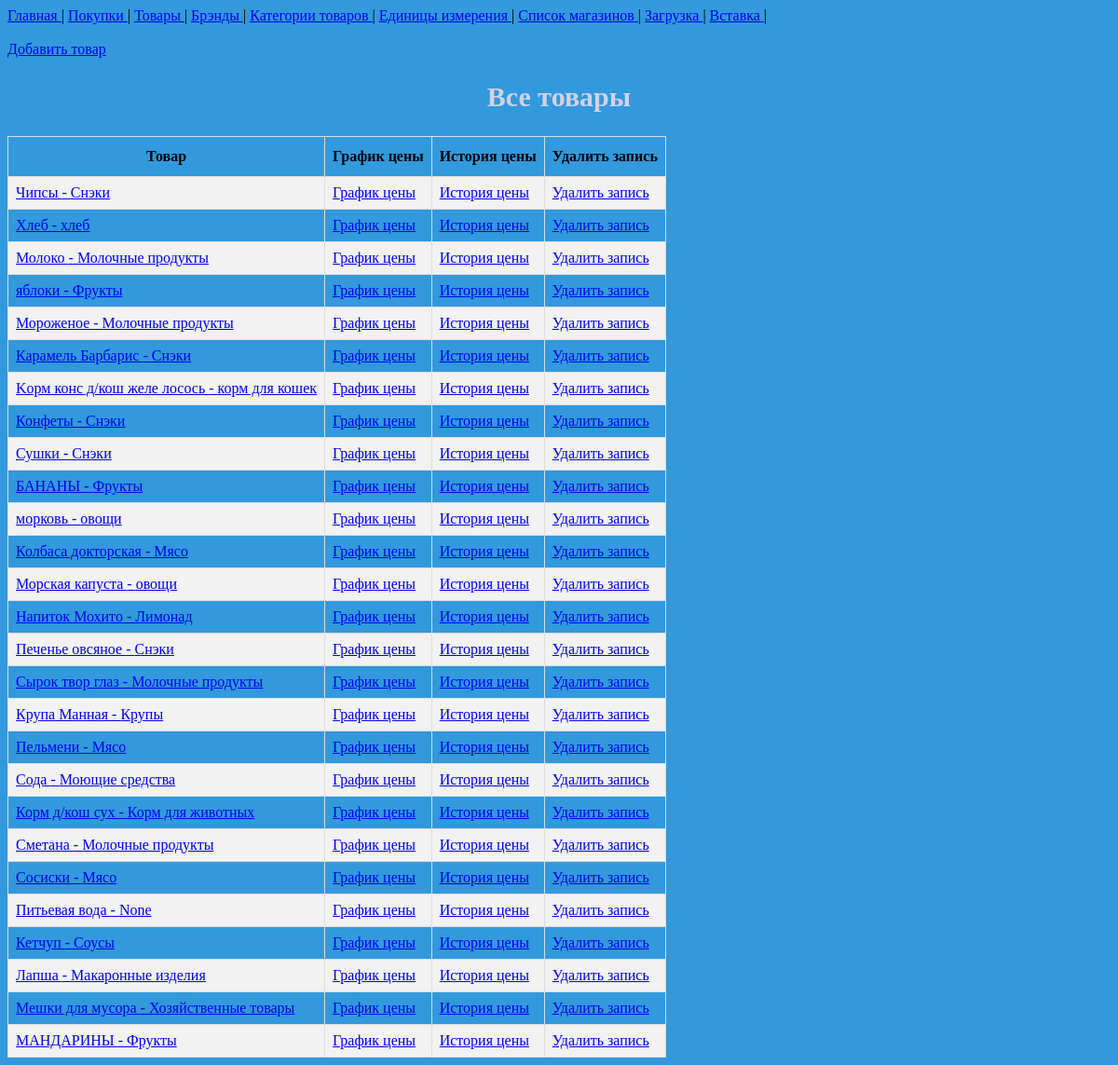
The app's page /product/ with its own data.
### buy/models.py (models this page shows, shortened)
class Product(models.Model):
    name = models.CharField(max_length=100)
    category = models.ForeignKey(Category, models.PROTECT, null=True, blank=True)
    def get_url(self):
        return reverse('update-product', args=[self.id])
    def del_url(self):
        return reverse('del-product', args=[self.id])
    def get_plot_price(self):
        return reverse('plot-price', args=[self.id])
    def get_list_price(self):
        return reverse('list-price', args=[self.id])

class Category(models.Model):
    name = models.CharField(max_length=60)
    def __str__(self):
        return self.name

### buy/views.py (the view)
# urls.py: path('product/', views.ListProduct.as_view(), name='list-product'),
class ListProduct(ListView):
    template_name = 'buy/list_product.html'
    model = Product

### buy/templates/buy/list_product.html (shortened to what this page needs)
{% extends 'buy/base.html' %}
{% block content %}
    {% include 'includes/navbar.html' %}
    <br>
    <a href=" {% url 'create-product' %} " > Добавить товар </a>
    <h2>Все товары </h2>
    <table>
        <tr>
            <th>Товар</th>
            <th>График цены</th>
            <th>История цены</th>
            <th>Удалить запись</th>
        </tr>
        {% for product in object_list %}
            <tr>
                <td> <a href=" {{ product.get_url }}"> {{ product.name }} - {{ product.category }} </a> </td>
                <td> <a href=" {{ product.get_plot_price }} " > График цены </a> </td>
                <td> <a href=" {{ product.get_list_price }} " > История цены </a> </td>
                <td> <a href=" {{ product.del_url }} ">Удалить запись</a></td>
            </tr>
        {% endfor %}
    </table>
{% endblock %}

### static/css/base.css (style rules this page uses)
html { background-color: #3199dc; }
h2 { color: #d2d2e5; text-align: center; font-family: "Comic Sans MS", "Comic Sans", cursive; font-size: 30px; }
table { border-collapse: collapse; }
table td, table th { border: 1px solid #ddd; padding: 8px; }
table tr:nth-child(even) { background-color: #f2f2f2; }
table th { padding-top: 12px; padding-bottom: 12px; text-align: top; }

### records on screen
Product: name "Чипсы", category "Снэки"
Product: name "Хлеб", category "хлеб"
Product: name "Молоко", category "Молочные продукты"
Product: name "яблоки", category "Фрукты"
Product: name "Мороженое", category "Молочные продукты"
Product: name "Карамель Барбарис", category "Снэки"
Product: name "Kорм конс д/кош желе лосось", category "корм для кошек"
Product: name "Конфеты", category "Снэки"
Product: name "Сушки", category "Снэки"
Product: name "БАНАНЫ", category "Фрукты"
Product: name "морковь", category "овощи"
Product: name "Колбаса докторская", category "Мясо"
Product: name "Морская капуста", category "овощи"
Product: name "Напиток Мохито", category "Лимонад"
Product: name "Печенье овсяное", category "Снэки"
Product: name "Сырок твор глаз", category "Молочные продукты"
Product: name "Крупа Манная", category "Крупы"
Product: name "Пельмени", category "Мясо"
Product: name "Сода", category "Моющие средства"
Product: name "Корм д/кош сух", category "Корм для животных"
Product: name "Сметана", category "Молочные продукты"
Product: name "Сосиски", category "Мясо"
Product: name "Питьевая вода", category "None"
Product: name "Кетчуп", category "Соусы"
Product: name "Лапша", category "Макаронные изделия"
Product: name "Мешки для мусора", category "Хозяйственные товары"
Product: name "МАНДАРИНЫ", category "Фрукты"
